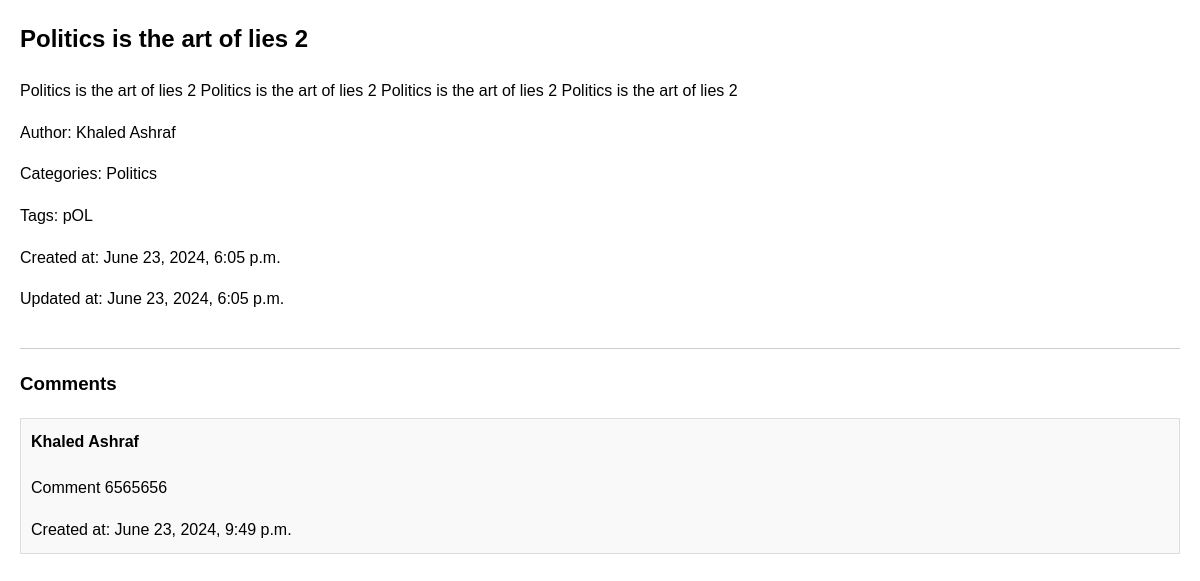
The app's page /post/2/ with its own data.
### blogApp/models.py (models this page shows, shortened)
class Post(models.Model):
    title = models.CharField(max_length=200)
    content = models.TextField()
    author = models.ForeignKey(Profile, on_delete=models.CASCADE)
    categories = models.ManyToManyField(Category,related_name="categ")
    tags = models.ManyToManyField(Tag,related_name="tags")
    created_at = models.DateTimeField(auto_now_add=True)
    updated_at = models.DateTimeField(auto_now=True)

class Category(models.Model):
    name = models.CharField(max_length=100)
    slug = models.SlugField(unique=True)

class Tag(models.Model):
    name = models.CharField(max_length=100)
    slug = models.SlugField(unique=True)

class Comment(models.Model):
    post = models.ForeignKey(Post, on_delete=models.CASCADE, related_name='comments')
    author = models.ForeignKey(Profile, on_delete=models.CASCADE)
    content = models.TextField()
    created_at = models.DateTimeField(auto_now_add=True)

### userauths/models.py (models this page shows, shortened)
class Profile(models.Model):
    user = models.OneToOneField(User, on_delete=models.CASCADE, related_name='profile')
    bio = models.CharField(max_length=100)
    profile_picture = models.ImageField(upload_to='profile_pictures/', blank=True, null=True)

class User(AbstractUser):
    email = models.EmailField(unique=True)
    username = models.CharField(max_length=100)
    USERNAME_FIELD = 'email'
    REQUIRED_FIELDS = ['username']

### blogApp/views.py (the view)
# urls.py: path('post/<int:post_id>/', post_detail, name='post_detail'),
def post_detail(request, post_id):
    post = get_object_or_404(Post, id=post_id)
    comments = post.comments.all()
    if request.user.is_authenticated:
        comment_form = CommentForm()
        return render(request, 'post_detail.html', {'post': post, 'comments': comments, 'comment_form': comment_form})
    else:
        return render(request, 'post_detail.html',{'post': post, 'comments': comments,})

### templates/post_detail.html (shortened to what this page needs)
<!DOCTYPE html>
<html lang="en">
<head>
</head>
<body>
<div class="post">
    <h2>{{ post.title }}</h2>
    <p>{{ post.content }}</p>
    <p>Author: {{ post.author.user.username }}</p>
    <p>Categories:
        {% for category in post.categories.all %}
            {{ category.name }}{% if not forloop.last %}, {% endif %}
        {% endfor %}
    </p>
    <p>Tags:
        {% for tag in post.tags.all %}
            {{ tag.name }}{% if not forloop.last %}, {% endif %}
        {% endfor %}
    </p>
    <p>Created at: {{ post.created_at }}</p>
    <p>Updated at: {{ post.updated_at }}</p>
</div>
<div class="comments">
    <h3>Comments</h3>
    {% if comments %}
        {% for comment in comments %}
            <div class="comment">
                <h4>{{ comment.author.user.username }}</h4>
                <p>{{ comment.content }}</p>
                <p>Created at: {{ comment.created_at }}</p>
                </div>
        {% endfor %}
    {% else %}
        <p>No comments yet.</p>
    {% endif %}
</div>
</body>
</html>

### templates/post_detail.html (style rules this page uses)
body { font-family: Arial, sans-serif; line-height: 1.6; margin: 20px; }
.post { margin-bottom: 20px; border-bottom: 1px solid #ccc; padding-bottom: 20px; }
.post h2 { margin-top: 0; }
.comments { margin-top: 20px; }
.comment { margin-bottom: 10px; padding: 10px; background-color: #f9f9f9; border: 1px solid #ddd; }
.comment h4 { margin-top: 0; }
.comment p { margin-bottom: 0; }

### records on screen
Post: title "Politics is the art of lies 2", content "Politics is the art of lies 2 Politics is the art of lies 2 Politics is the art of lies 2 Politics is the art of lies 2", author.user.username "Khaled Ashraf", created_at "June 23, 2024, 6:05 p.m.", updated_at "June 23, 2024, 6:05 p.m."
Category: name "Politics"
Tag: name "pOL"
Comment: author.user.username "Khaled Ashraf", content "Comment 6565656", created_at "June 23, 2024, 9:49 p.m."
